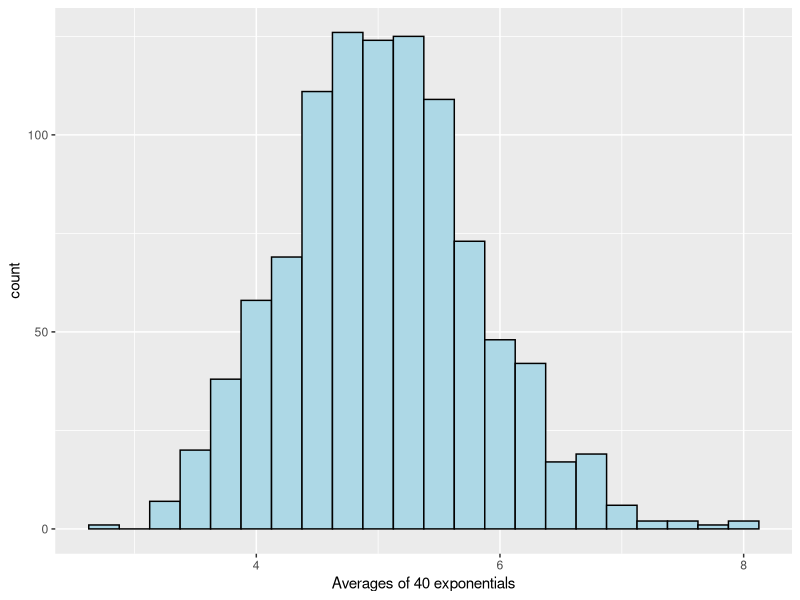
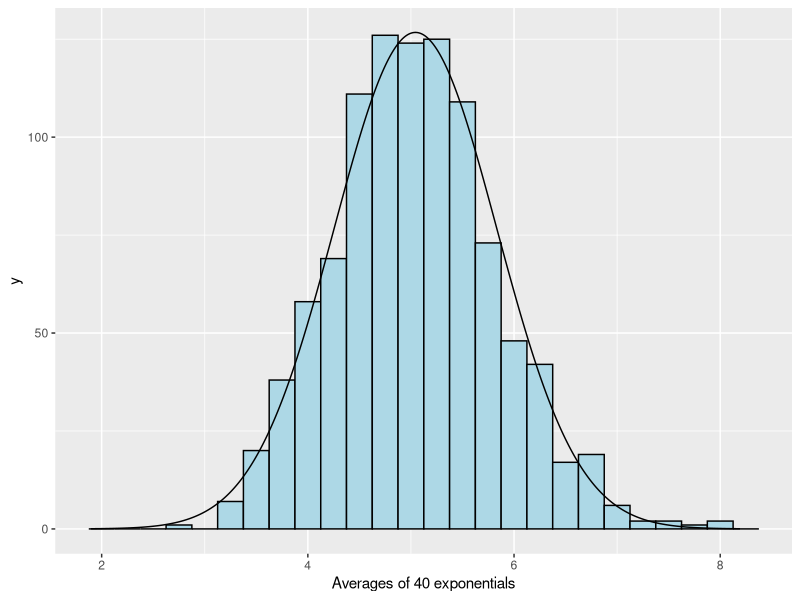

These figures' R source, in order:
## ---- chunk 1
knitr::opts_chunk$set(echo = TRUE)
library(ggplot2)
## ---- chunk 2
mns = NULL
for (i in 1:1000) mns = c(mns, mean(rexp(40, 0.2)))
ggplot(data = data.frame(mns), aes(mns)) + 
    geom_histogram(col = "black", fill = "light blue", binwidth = 0.25) +
    xlab("Averages of 40 exponentials")
## ---- chunk 3
mean(mns)
## ---- chunk 4
1/0.2
## ---- chunk 5
sd(mns)^2
## ---- chunk 6
(1/0.2)^2/40
## ---- chunk 7
x <- seq(-4,4, length = 1000)*sd(mns) + mean(mns)
y <- dnorm(x, mean(mns), sd(mns))*1000*0.25
xy <- cbind(x, y)

ggplot(data = data.frame(mns), aes(mns)) + 
    geom_histogram(col = "black", fill = "light blue", binwidth = 0.25) + 
    geom_line(data = data.frame(xy), aes(x=x, y=y)) +
    xlab("Averages of 40 exponentials")
